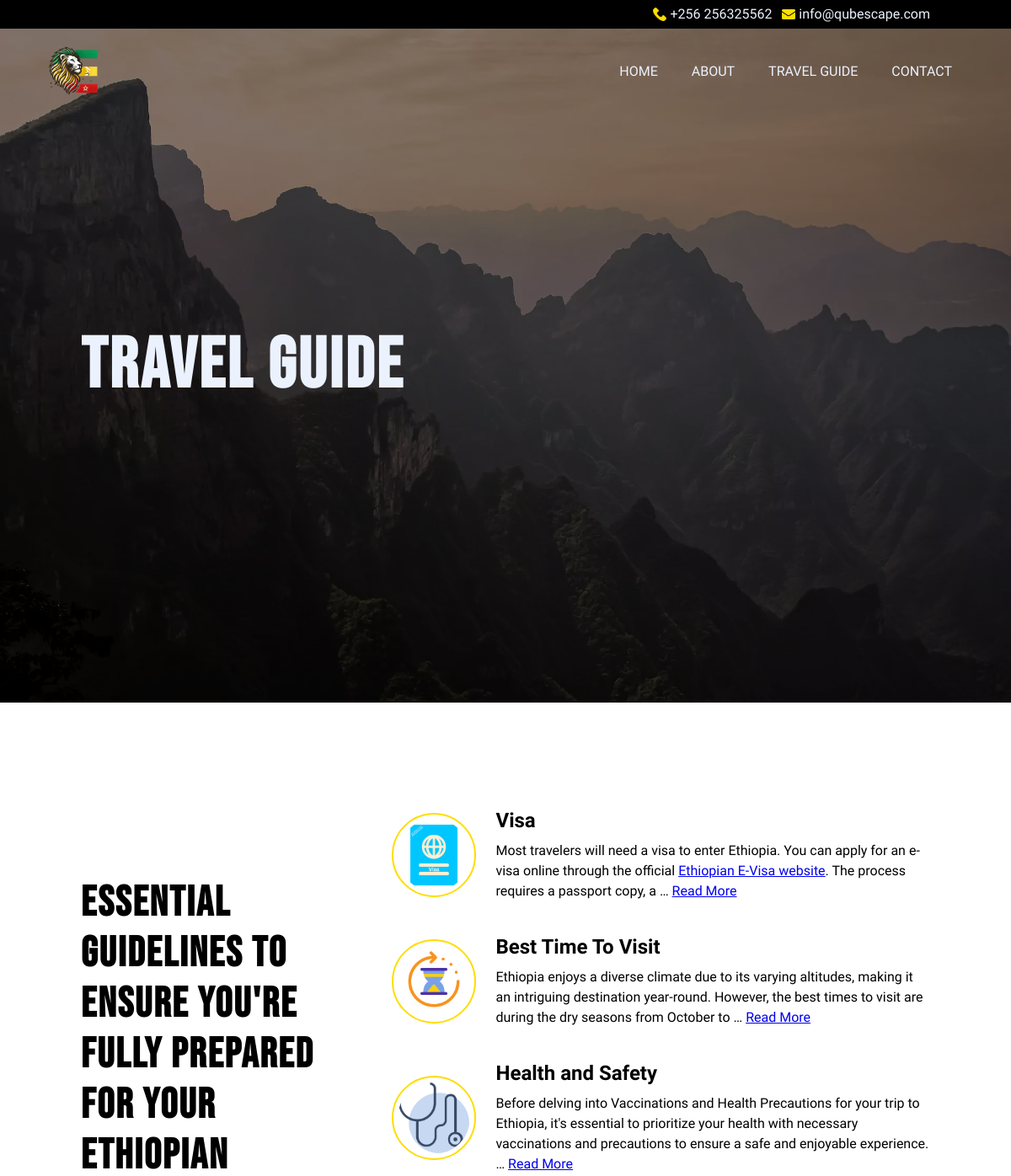
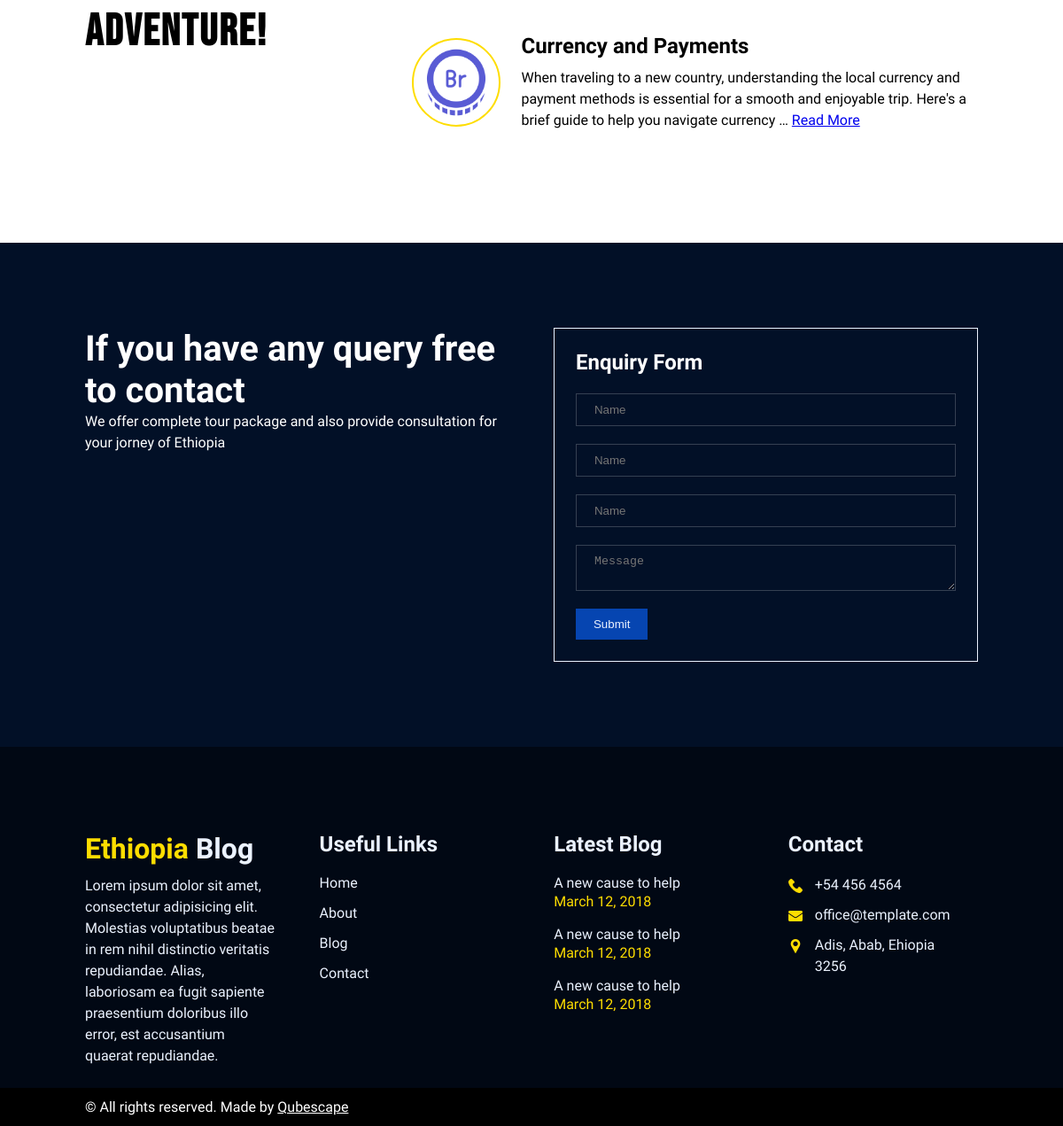
The page /travelguide/ on the database its author committed (2 pictures, top to bottom).
### app/models.py (models this page shows, shortened)
class travelGuideline(models.Model):
    name = models.CharField(max_length = 50)
    heading = models.CharField(max_length=100)
    content = models.TextField()
    icon = models.ImageField(upload_to='./guideline')
    altTag = models.CharField(max_length=100, blank=True)
    bannerImage = models.ImageField (upload_to='./guideline')
    banneraltTag = models.CharField(max_length=100, blank=True)
    slug = models.CharField(max_length=20)
    page_title = models.CharField(max_length=100, blank=True)
    meta = models.CharField(max_length=200, blank=True)
    index = models.CharField(max_length=8, choices=index, default="index")
    follow = models.CharField(max_length=8, choices=follow, default="follow")

### app/views.py (the view)
# urls.py: path('travelguide/',views.travelguide,name = "travelguide"),
def travelguide(request):
    try:
        seo = page.objects.get(name__contains = 'Travel')
    except:
        seo = None
    guideline = travelGuideline.objects.all()
    context = {
        'seo':seo,
        'guideline':guideline,
    }
    return render(request, 'travelguide.html',context)

### app/Templates/Travelguide.html (shortened to what this page needs)
{% extends 'nav.html' %}
{% load static %}
{% block content %}
<div class="banner">
        <img class="bg-img" src="{% static 'images/mountains.webp'%}" alt="">
        <div class="bannerhead">
            <h1>Travel Guide</h1>
        </div>
</div>
<section class="container center">
    <div>
        <h2 >
            Essential guidelines to ensure you're fully prepared for your Ethiopian adventure!
        </h2>
    </div>
    {% for i in guideline %}
    <div class="guidelines">
        <div class="guideline" data-aos="fade-left" data-aos-duration="800">
            <div class="d-fl"><img src="{{i.icon.url}}" alt="" width="100px">
            </div>
            <div>
                <h5>{{i.name}}</h5>
                <p>{{i.content|truncatewords:30|safe }} <a href="{% url 'guideline' i.slug%}">Read More</a></p>
            </div>
        </div>
        {% endfor %}
    </div>
</section>
<section class="container enquiry">
    <div>
    <h3>If you have any query free to contact</h3>
        <p>We offer complete tour package and also provide consultation for your jorney of Ethiopia</p>
</div>
    <form class="form2" action="">
        <h5 class="mb-2">Enquiry Form</h5>
        <input type="text" id="name" name="name" placeholder="Name">
        <input type="text" id="email" name="email" placeholder="Name">
        <input type="text" id="mobile" name="mobile" placeholder="Name">
        <textarea name="message" id="message" placeholder="Message"></textarea>
        <button>Submit</button>
    </form>
</section>
{% endblock content %}

### app/Templates/nav.html (shortened to what this page needs)
<html lang="en">
<head>
    {% load static %}
    <link rel="stylesheet" href="{% static 'css/style.css'%}">
    <link href="https://unpkg.com/aos@2.3.1/dist/aos.css" rel="stylesheet">
</head>
<body>
    <div class="top-header"><img src="{% static 'images/call.png'%}" alt="" height="16px" >&nbsp; <p>+256 256325562</p>&nbsp; &nbsp;<img src="{% static 'images/email.png'%}" alt="" height="16px" >&nbsp;<p>info@qubescape.com</p></div>
    <header>
        <div class="header">
        <div class="logo">
            <img src="{% static 'images/logo.png'%}" alt="" height="80px">
        </div>
        <nav>
            <ul>
                <li><a href="/">Home</a></li>
                <li><a href="/about/">About</a></li>
                <li><a href="/travelguide/">Travel Guide</a></li>
                <li><a href="/contact/">Contact</a></li>
            </ul>
        </nav>
    </div>
    </header>
{% block content %}
{% endblock content %}
<footer>
    <div class="footer">
        <div>
            <h4 class="mb-2"><span class="yellow">Ethiopia</span> Blog</h4>
            <p>Lorem ipsum dolor sit amet, consectetur adipisicing elit. Molestias voluptatibus beatae in rem nihil distinctio veritatis repudiandae. Alias, laboriosam ea fugit sapiente praesentium doloribus illo error, est accusantium quaerat repudiandae.</p>
        </div>
        <div>
            <h5>Useful Links</h5>
            <ul>
                <li><a href="">Home</a></li>
                <li><a href="">About</a></li>
                <li><a href="">Blog</a></li>
                <li><a href="">Contact</a></li>
            </ul>
        </div>
        <div class="blogpost">
            <h5>Latest Blog</h5>
            <ul>
                <li>
                    <a href="">A new cause to help</a>
                    <p class="yellow">March 12, 2018</p>
                </li>
                <li>
                    <a href="">A new cause to help</a>
                    <p class="yellow">March 12, 2018</p>
                </li>
                <li>
                    <a href="">A new cause to help</a>
                    <p class="yellow">March 12, 2018</p>
                </li>
            </ul>
        </div>
        <div>
            <h5>Contact</h5>
            <div class="contact">
                <img src="{% static 'images/call.png'%}" alt="" height="16px">
                <p>+54 456 4564</p>
                <img src="{% static 'images/email.png'%}" alt="" height="16px">
                <p>office@template.com</p>
                <img src="{% static 'images/pin.png'%}" alt="" height="16px">
                <p>Adis, Abab, Ehiopia <br>3256</p>
            </div>
        </div>
    </div>
</footer>
<div class="footer-bottom">© All rights reserved. Made by <a href="">Qubescape</a></div>
</body>
</html>

### static/css/style.css (style rules this page uses)
* { padding: 0; margin: 0; box-sizing: border-box; }
:root { --royablue: #0645B1; --black: #010814; --darkblue: #021027; --bluewhite: #ebf2fe; --green: #009a44; --yello: #fedd00; --pink: #ef3340; }
.mb-2 { margin-bottom: 5%; }
.yellow { color: var(--yello); }
section { width: 100%; overflow: hidden; position: relative; }
html { font-size: 16px; font-family: "Fira Sans", sans-serif; }
h1 { font-family: "Bebas Neue", sans-serif; font-size: 84px; letter-spacing: 3px; }
h2 { font-family: "Bebas Neue", sans-serif; font-size: 50px; letter-spacing: 2px; }
h3 { font-size: 40px; }
h4 { font-size: 32px; }
h5 { font-size: 24px; }
p { font-size: 16px; line-height: 24px; }
button { background-color: var(--royablue); padding: 10px 20px; border: none; color: var(--bluewhite); }
.center { display: grid; grid-template-columns: 1fr 2fr; column-gap: 50px; row-gap: 50px; align-items: center; }
.container { padding: 8%; }
.top-header { background-color: #000; color: var(--bluewhite); display: flex; justify-content: right; align-items: center; align-self: center; padding: 5px 8%; }
.header { width: 100%; height: 100px; display: grid; grid-template-columns: 2fr 5fr; align-items: center; padding: 0 50px; z-index: 100; position: absolute; overflow: hidden; }
nav { display: flex; justify-content: flex-end; }
nav ul { display: flex; }
nav ul li { display: flex; list-style: none; padding: 0 20px; }
nav ul li a { color: var(--bluewhite); text-decoration: none; text-transform: uppercase; position: relative; font-size: 16px; }
nav ul li a::after { content: ""; position: absolute; height: 2px; width: 0%; background-color: var(--yello); bottom: -10px; left: 0; transition: .5s ease; }
footer { padding: 8% 8% 2% 8%; background-color:var(--black); color: var(--bluewhite); }
.footer { display: grid; grid-template-columns: 1fr 1fr 1fr 1fr ; column-gap: 5%; width: 100%; }
.footer ul li { list-style: none; margin: 15px 0; }
.footer ul li a { text-decoration: none; color: var(--bluewhite); }
.footer .blogpost a { color: var(--bluewhite); }
.footer div h5 { margin-bottom: 20px; }
.contact { display: grid; grid-template-columns: 30px auto ; row-gap: 10px; }
.contact img { align-self: top; margin-top: 5px; }
.banner { width: 100%; height: 100%; position: relative; overflow: hidden; }
.bg-img { position: absolute; width: 100%; z-index: 1 !important; }
.bannerhead { position: relative; width: 100%; height: 100%; background-color: rgba(0,0,0,0.5); padding: 8%; display: flex; align-items: center; color: var(--bluewhite); z-index: 2 !important; }
.d-fl { display: flex; align-items: center; }
.d-fl img { display: block; border: 2px solid var(--yello); border-radius: 50%; padding: 5px; transition: 0.5s; }
.guidelines>* { margin: 20px 0; }
.guideline { display: grid; grid-template-columns: 1fr 5fr; column-gap: 20px; }
.guideline>div:nth-child(2)>* { margin: 10px 0; }
.enquiry { display: grid; grid-template-columns: 1fr 1fr; column-gap: 50px; row-gap: 50px; background-color: var(--darkblue); color: white; }
.form2 { padding: 5%; border: 1px solid var(--bluewhite); }
.form2 input,.form2 textarea { width: 100%; margin-bottom: 20px; padding: 10px 20px; outline: none; background: transparent; border: 1px solid rgba(255, 255, 255, 0.2); color: var(--bluewhite); }

### rows shown on the page
travelGuideline: icon (picture), name "Visa", content "Most travelers will need a visa to enter Ethiopia. You can apply for an e-visa online through the official Ethiopian E-Visa website . The process requires a passport copy, a …"
travelGuideline: icon (picture), name "Best Time To Visit", content "Ethiopia enjoys a diverse climate due to its varying altitudes, making it an intriguing destination year-round. However, the best times to visit are during the dry seasons from October to …"
travelGuideline: icon (picture), name "Health and Safety", content "Before delving into Vaccinations and Health Precautions for your trip to Ethiopia, it's essential to prioritize your health with necessary vaccinations and precautions to ensure a safe and enjoyable experience. …"
travelGuideline: icon (picture), name "Currency and Payments", content "When traveling to a new country, understanding the local currency and payment methods is essential for a smooth and enjoyable trip. Here's a brief guide to help you navigate currency …"
